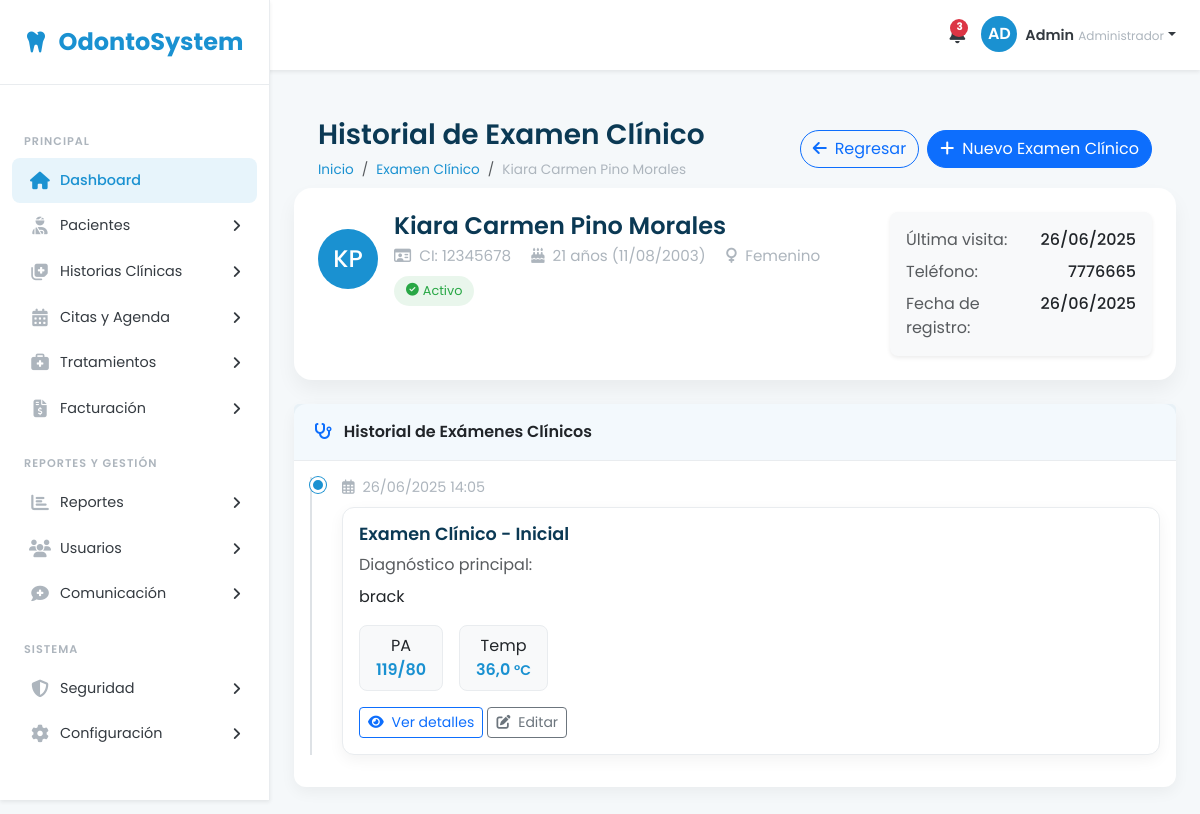
The page /historias-clinicas/examen-clinico/paciente/1/ (signed in) on the database its author committed.
### apps/pacientes/models.py (models this page shows, shortened)
class Paciente(models.Model):
    GENERO_CHOICES = [
        ('masculino', 'Masculino'),
        ('femenino', 'Femenino'),
        ('otro', 'Otro'),
    ]
    ESTADO_CHOICES = [
        ('activo', 'Activo'),
        ('inactivo', 'Inactivo'),
        ('tratamiento', 'En Tratamiento'),
        ('moroso', 'Moroso'),
    ]
    PARENTESCO_CHOICES = [
        ('padre', 'Padre'),
        ('madre', 'Madre'),
        ('hermano', 'Hermano/a'),
        ('hijo', 'Hijo/a'),
        ('pareja', 'Cónyuge/Pareja'),
        ('amigo', 'Amigo/a'),
        ('otro', 'Otro'),
    ]
    GRUPO_SANGUINEO_CHOICES = [
        ('A+', 'A+'),
        ('A-', 'A-'),
        ('B+', 'B+'),
        ('B-', 'B-'),
        ('AB+', 'AB+'),
        ('AB-', 'AB-'),
        ('O+', 'O+'),
        ('O-', 'O-'),
        ('desconocido', 'Desconocido'),
    ]
    COMO_LOCALIZO_CHOICES = [
        ('referencia', 'Me envió alguien'),
        ('redes_sociales', 'Redes Sociales'),
        ('publicidad', 'Publicidad/Anuncios'),
        ('internet', 'Búsqueda en Internet'),
        ('pasaba_por_aqui', 'Pasaba por aquí'),
        ('recomendacion', 'Recomendación profesional'),
        ('otro', 'Otro'),
    ]
    nombres = models.CharField(max_length=100)
    apellidos = models.CharField(max_length=100)
    ci = models.CharField(max_length=20, unique=True, verbose_name="Cédula de Identidad")
    fecha_nacimiento = models.DateField()
    genero = models.CharField(max_length=20, choices=GENERO_CHOICES)
    foto = models.ImageField(upload_to=patient_photo_path, blank=True, null=True)
    telefono = models.CharField(max_length=20)
    email = models.EmailField(blank=True, null=True)
    direccion = models.TextField()
    ciudad = models.CharField(max_length=100)
    departamento = models.CharField(max_length=100)
    pais = models.CharField(max_length=100, default='Bolivia')
    emergencia_nombre = models.CharField(max_length=200)
    emergencia_telefono = models.CharField(max_length=20)
    emergencia_parentesco = models.CharField(max_length=20, choices=PARENTESCO_CHOICES)
    grupo_sanguineo = models.CharField(max_length=20, choices=GRUPO_SANGUINEO_CHOICES, blank=True, null=True)
    medicamentos = models.TextField(blank=True, null=True)
    alergias = models.TextField(blank=True, null=True)
    enfermedades_cronicas = models.TextField(blank=True, null=True)
    tiene_seguro = models.BooleanField(default=False)
    seguro_compania = models.CharField(max_length=100, blank=True, null=True)
    seguro_poliza = models.CharField(max_length=100, blank=True, null=True)
    seguro_cobertura = models.TextField(blank=True, null=True)
    observaciones = models.TextField(blank=True, null=True)
    ocupacion = models.CharField(max_length=100, blank=True, null=True, verbose_name="Ocupación")
    vacuna_covid = models.BooleanField(default=False, verbose_name="Vacuna contra COVID-19")
    como_localizo = models.CharField(
        max_length=50,
        choices=COMO_LOCALIZO_CHOICES,
        blank=True,
        null=True,
        verbose_name="¿Cómo nos localizó?"
    )
    como_localizo_detalle = models.CharField(
        max_length=200,
        blank=True,
        null=True,
        verbose_name="Detalles adicionales"
    )
    estado = models.CharField(max_length=20, choices=ESTADO_CHOICES, default='activo')
    fecha_registro = models.DateField(default=timezone.now)
    ultima_visita = models.DateField(blank=True, null=True)
    consentimiento_datos = models.BooleanField(default=False)
    creado_en = models.DateTimeField(auto_now_add=True)
    actualizado_en = models.DateTimeField(auto_now=True)
    class Meta:
        verbose_name = "Paciente"
        verbose_name_plural = "Pacientes"
        ordering = ['-fecha_registro']
    def get_edad(self):
        today = timezone.now().date()
        return today.year - self.fecha_nacimiento.year - (
            (today.month, today.day) < (self.fecha_nacimiento.month, self.fecha_nacimiento.day)
        )
    def get_nombre_completo(self):
        return f"{self.nombres} {self.apellidos}"
    def get_iniciales(self):
        try:
            iniciales = self.nombres[0] + self.apellidos[0]
            return iniciales.upper()
        except IndexError:
            return "P"

### apps/historias_clinicas/models.py (models this page shows, shortened)
class HistoriaBase(models.Model):
    paciente = models.ForeignKey(Paciente, on_delete=models.CASCADE, related_name="%(class)ss")
    fecha = models.DateTimeField(default=timezone.now)
    doctor = models.ForeignKey(User, on_delete=models.PROTECT, related_name="%(class)ss")
    observaciones = models.TextField(blank=True, null=True)
    creado_el = models.DateTimeField(auto_now_add=True)
    modificado_el = models.DateTimeField(auto_now=True)
    class Meta:
        abstract = True
        ordering = ['-fecha']

class ExamenClinico(HistoriaBase):
    TIPO_OPCIONES = [
        ('inicial', 'Inicial'),
        ('seguimiento', 'Seguimiento'),
        ('preoperatorio', 'Preoperatorio'),
        ('postoperatorio', 'Postoperatorio')
    ]
    ESTADO_OPCIONES = [
        ('normal', 'Normal'),
        ('atencion', 'Requiere atención'),
        ('patologico', 'Patológico'),
        ('no_aplica', 'No aplica')
    ]
    tipo = models.CharField(max_length=20, choices=TIPO_OPCIONES, default='inicial')
    presion_arterial = models.CharField(max_length=20, blank=True, null=True)
    pulso = models.IntegerField(blank=True, null=True)
    temperatura = models.DecimalField(max_digits=4, decimal_places=1, blank=True, null=True)
    frecuencia_respiratoria = models.IntegerField(blank=True, null=True)
    atm_ruidos = models.CharField(max_length=20, choices=ESTADO_OPCIONES, default='normal')
    atm_dolor = models.CharField(max_length=20, choices=ESTADO_OPCIONES, default='normal')
    atm_movimiento = models.CharField(max_length=20, choices=ESTADO_OPCIONES, default='normal')
    atm_observaciones = models.TextField(blank=True, null=True)
    ganglios = models.CharField(max_length=20, choices=ESTADO_OPCIONES, default='normal')
    cicatrices = models.CharField(max_length=20, choices=ESTADO_OPCIONES, default='normal')
    asimetrias = models.CharField(max_length=20, choices=ESTADO_OPCIONES, default='normal')
    extra_observaciones = models.TextField(blank=True, null=True)
    labios = models.CharField(max_length=20, choices=ESTADO_OPCIONES, default='normal')
    mejillas = models.CharField(max_length=20, choices=ESTADO_OPCIONES, default='normal')
    paladar = models.CharField(max_length=20, choices=ESTADO_OPCIONES, default='normal')
    lengua = models.CharField(max_length=20, choices=ESTADO_OPCIONES, default='normal')
    piso_boca = models.CharField(max_length=20, choices=ESTADO_OPCIONES, default='normal')
    encias = models.CharField(max_length=20, choices=ESTADO_OPCIONES, default='normal')
    tejidos_observaciones = models.TextField(blank=True, null=True)
    sangrado_encias = models.CharField(max_length=20, choices=ESTADO_OPCIONES, default='normal')
    retraccion_gingival = models.CharField(max_length=20, choices=ESTADO_OPCIONES, default='normal')
    calculo_dental = models.CharField(max_length=20, choices=ESTADO_OPCIONES, default='normal')
    movilidad_dental = models.CharField(max_length=20, choices=ESTADO_OPCIONES, default='normal')
    periodonto_observaciones = models.TextField(blank=True, null=True)
    tipo_mordida = models.CharField(max_length=100, blank=True, null=True)
    malposiciones = models.CharField(max_length=20, choices=ESTADO_OPCIONES, default='normal')
    dientes_ausentes = models.CharField(max_length=100, blank=True, null=True)
    higiene_oral = models.CharField(max_length=20, choices=ESTADO_OPCIONES, default='normal')
    caries_dental = models.CharField(max_length=20, choices=ESTADO_OPCIONES, default='normal')
    oclusion_observaciones = models.TextField(blank=True, null=True)
    diagnostico_principal = models.TextField()
    diagnosticos_secundarios = models.TextField(blank=True, null=True)
    plan_tratamiento = models.TextField(blank=True, null=True)
    class Meta:
        verbose_name = "Examen Clínico"
        verbose_name_plural = "Exámenes Clínicos"

### apps/historias_clinicas/views.py (the view)
# urls.py: path('examen-clinico/paciente/<int:paciente_id>/', views.historial_examen_clinico, name='historial_examen_clinico'),
@login_required
def historial_examen_clinico(request, paciente_id):
    paciente = get_object_or_404(Paciente, id=paciente_id)
    examenes_list = ExamenClinico.objects.filter(paciente=paciente).order_by('-fecha')
    context = {
        'paciente': paciente,
        'examenes_list': examenes_list,
    }
    return render(request, 'historias_clinicas/historial_examen_clinico.html', context)

### apps/historias_clinicas/templates/historias_clinicas/historial_examen_clinico.html (shortened to what this page needs)
{% extends 'base.html' %}
{% block content %}
<div class="page-header d-flex justify-content-between align-items-center">
    <div>
        <h1 class="mb-2">Historial de Examen Clínico</h1>
        <nav aria-label="breadcrumb">
            <ol class="breadcrumb">
                <li class="breadcrumb-item"><a href="{% url 'dashboard' %}">Inicio</a></li>
                <li class="breadcrumb-item"><a href="{% url 'historias_clinicas:lista_pacientes_examen_clinico' %}">Examen Clínico</a></li>
                <li class="breadcrumb-item active" aria-current="page">{{ paciente.get_nombre_completo }}</li>
            </ol>
        </nav>
    </div>
    <div class="d-flex">
        <a href="{% url 'historias_clinicas:lista_pacientes_examen_clinico' %}" class="btn btn-outline-primary rounded-pill me-2">
            <i class="fas fa-arrow-left me-2"></i>Regresar
        </a>
        <a href="{% url 'historias_clinicas:nuevo_examen_clinico' paciente.id %}" class="btn btn-primary rounded-pill">
            <i class="fas fa-plus me-2"></i>Nuevo Examen Clínico
        </a>
    </div>
</div>
<div class="history-header">
    <div class="row">
        <div class="col-md-8">
            <div class="patient-info">
                <div class="patient-avatar">
                    {% if paciente.foto %}
                        <img src="{{ paciente.foto.url }}" alt="{{ paciente.get_nombre_completo }}">
                    {% else %}
                        {{ paciente.get_iniciales }}
                    {% endif %}
                </div>
                <div>
                    <h2 class="patient-name">{{ paciente.get_nombre_completo }}</h2>
                    <div class="patient-details mb-2">
                        <span class="me-3"><i class="far fa-id-card me-1"></i> CI: {{ paciente.ci }}</span>
                        <span class="me-3"><i class="fas fa-birthday-cake me-1"></i> {{ paciente.get_edad }} años ({{ paciente.fecha_nacimiento|date:"d/m/Y" }})</span>
                        <span><i class="fas fa-{% if paciente.genero == 'masculino' %}mars{% elif paciente.genero == 'femenino' %}venus{% else %}genderless{% endif %} me-1"></i> {{ paciente.get_genero_display }}</span>
                    </div>
                    <div>
                        <span class="badge-status
                            {% if paciente.estado == 'activo' %}badge-active
                            {% elif paciente.estado == 'inactivo' %}badge-inactive
                            {% elif paciente.estado == 'tratamiento' %}badge-treatment
                            {% elif paciente.estado == 'moroso' %}badge-defaulter{% endif %}">
                            <i class="fas fa-{% if paciente.estado == 'activo' %}check-circle{% elif paciente.estado == 'inactivo' %}user-slash{% elif paciente.estado == 'tratamiento' %}procedures{% else %}exclamation-circle{% endif %} me-1"></i>
                            {{ paciente.get_estado_display }}
                        </span>
                    </div>
                </div>
            </div>
        </div>
        <div class="col-md-4 mt-3 mt-md-0">
            <div class="card h-100 border-0 bg-light">
                <div class="card-body">
                    <div class="d-flex justify-content-between mb-2">
                        <span class="text-muted">Última visita:</span>
                        <span class="fw-medium">{{ paciente.ultima_visita|date:"d/m/Y"|default:"Sin visitas registradas" }}</span>
                    </div>
                    <div class="d-flex justify-content-between mb-2">
                        <span class="text-muted">Teléfono:</span>
                        <span class="fw-medium">{{ paciente.telefono }}</span>
                    </div>
                    <div class="d-flex justify-content-between">
                        <span class="text-muted">Fecha de registro:</span>
                        <span class="fw-medium">{{ paciente.fecha_registro|date:"d/m/Y" }}</span>
                    </div>
                </div>
            </div>
        </div>
    </div>
</div>
<div class="card history-card mb-4">
    <div class="card-header">
        <i class="fas fa-stethoscope me-2 text-primary"></i> Historial de Exámenes Clínicos
    </div>
    <div class="card-body">
        {% if examenes_list %}
            <div class="timeline">
                {% for examen in examenes_list %}
                    <div class="timeline-item">
                        <div class="timeline-date">
                            <i class="far fa-calendar-alt me-1"></i> {{ examen.fecha|date:"d/m/Y H:i" }}
                        </div>
                        <div class="card timeline-card">
                            <div class="card-body">
                                <h5 class="card-title">Examen Clínico - {{ examen.get_tipo_display }}</h5>
                                <div class="mt-2 mb-3">
                                    <span class="text-muted mb-2 d-block">Diagnóstico principal:</span>
                                    <p class="mb-2">{{ examen.diagnostico_principal|truncatechars:100 }}</p>
                                </div>
                                {% if examen.presion_arterial or examen.pulso or examen.temperatura %}
                                    <div class="vitals-display">
                                        {% if examen.presion_arterial %}
                                            <div class="vital-item">
                                                <span class="vital-label">PA</span>
                                                <div class="vital-value">{{ examen.presion_arterial }}</div>
                                            </div>
                                        {% endif %}
                                        {% if examen.temperatura %}
                                            <div class="vital-item">
                                                <span class="vital-label">Temp</span>
                                                <div class="vital-value">{{ examen.temperatura }} <small>°C</small></div>
                                            </div>
                                        {% endif %}
                                    </div>
                                {% endif %}
                                <div class="mt-3">
                                    <a href="{% url 'historias_clinicas:detalle_examen_clinico' paciente.id examen.id %}" class="btn btn-sm btn-outline-primary">
                                        <i class="fas fa-eye me-1"></i> Ver detalles
                                    </a>
                                    <a href="{% url 'historias_clinicas:editar_examen_clinico' paciente.id examen.id %}" class="btn btn-sm btn-outline-secondary">
                                        <i class="fas fa-edit me-1"></i> Editar
                                    </a>
                                </div>
                            </div>
                        </div>
                    </div>
                {% endfor %}
            </div>
        {% else %}
            <div class="alert alert-info">
                <i class="fas fa-info-circle me-2"></i> No hay registros de exámenes clínicos para este paciente.
                <a href="{% url 'historias_clinicas:nuevo_examen_clinico' paciente.id %}" class="alert-link">Crear nuevo examen clínico</a>.
            </div>
        {% endif %}
    </div>
</div>
{% endblock %}

### rows shown on the page
Paciente: get_nombre_completo "Kiara Carmen Pino Morales", get_iniciales "KP", ci "12345678", get_edad "21", fecha_nacimiento "11/08/2003", genero "Femenino", estado "Activo", ultima_visita "26/06/2025", telefono "7776665", fecha_registro "26/06/2025"
ExamenClinico: fecha "26/06/2025 14:05", tipo "Inicial", diagnostico_principal "brack", presion_arterial "119/80", temperatura "36,0"
